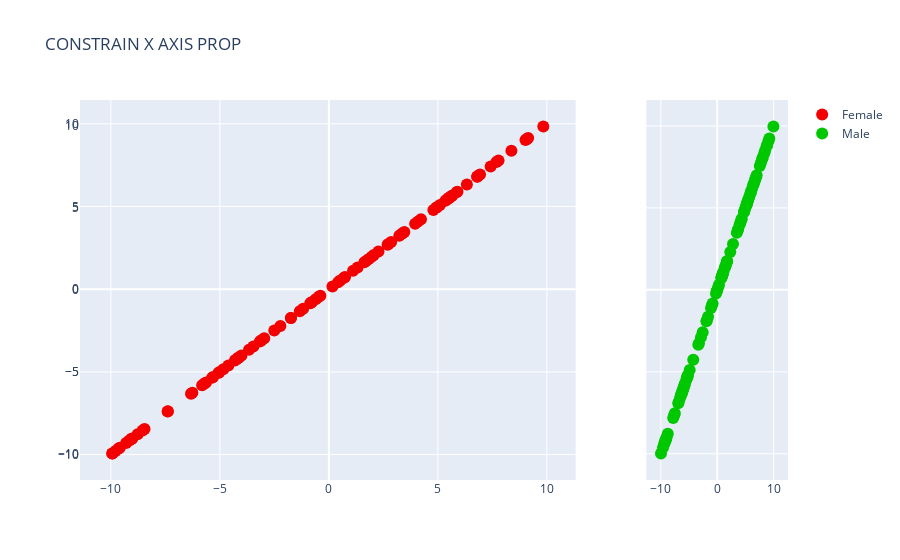

Notebook code cell kept with this figure:
### Code cell
# CONSTRAIN PLOT PROPORTIONS
trace0 = go.Scatter(x= female_salary,
                    y = female_salary,
                    mode = "markers",
                    name = "Female",
                    marker = dict(size = 12,

                                  color = "rgba(244,0,0,1)")  )
trace1 = go.Scatter(x= male_salary,
                    y = male_salary,
                    mode = "markers",
                    name = "Male",
                    marker = dict(size = 12,
                                  color = "rgba(0,200,0,1)"),
                    xaxis = "x2",
                    yaxis = "y2",)

data = [ trace0, trace1]

# 70% x-axis plot 1, 20% x-axis plot 2
layout = go.Layout(title = "CONSTRAIN X AXIS PROP",
                   xaxis = dict(domain = [0,0.7]), # 0-1  70% of left side
                   xaxis2 = dict(domain = [0.8 , 1]), # 20% on right side
                   yaxis2 = dict(anchor = "x2")        )

fig = go.Figure(data = data,
                layout = layout,  )

iplot(fig)
